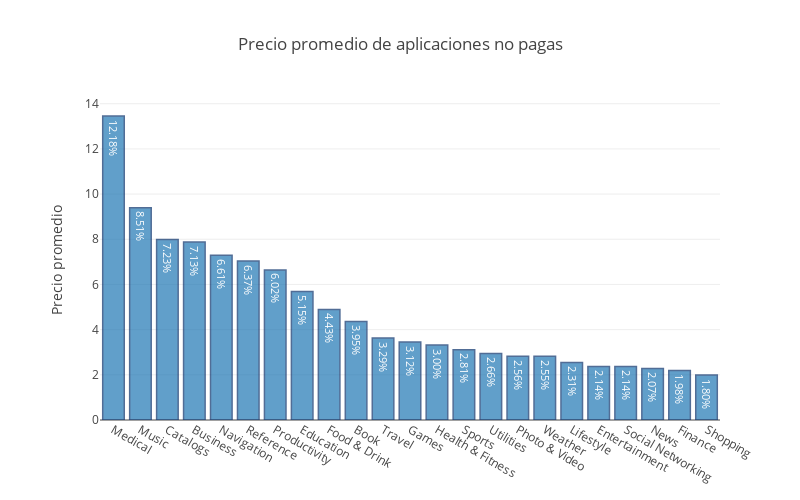

The cell this chart's notebook holds for it:
### Markdown cell above
Como se puede ver, la gran mayoria de apps son gratis; de las pagas los precios van hasta los USD 10, a partir de ahi ya hay muy pocos casos como para generalizar.

### Code cell
cnt_srs = df_app_notfree[['prime_genre', 'price']].groupby('prime_genre').mean()['price'].sort_values(ascending=False)
text = ['{:.2f}%'.format(100 * (value / cnt_srs.sum())) for value in cnt_srs.values]

trace = go.Bar(
    x = cnt_srs.index,
    y = cnt_srs.values,
    text = text,
    marker = dict(
        line = dict(color='rgb(8, 48, 107)',
                    width = 1.5)
    ),
    opacity = 0.7
)
data = [trace]

layout = go.Layout(
    title = 'Precio promedio de aplicaciones no pagas',
    margin = dict(
        l = 100
    ),
    yaxis = dict(
        title = 'Precio promedio'
    ),
    width = 800,
    height = 500
)

fig = go.Figure(data=data, layout=layout)
py.iplot(fig)

### Figure 1 — Plotly figure (JSON) as saved in the notebook; plotly's stock layout.template omitted (floating-point values rounded to 4 significant figures)
{"data": [{"marker": {"line": {"color": "rgb(8, 48, 107)", "width": 1.5}}, "opacity": 0.7, "text": ["12.18%", "8.51%", "7.23%", "7.13%", "6.61%", "6.37%", "6.02%", "5.15%", "4.43%", "3.95%", "3.29%", "3.12%", "3.00%", "2.81%", "2.66%", "2.56%", "2.55%", "2.31%", "2.14%", "2.14%", "2.07%", "1.98%", "1.80%"], "type": "bar", "uid": "cb90b0df-d13c-45ca-b72f-f02985689489", "x": ["Medical", "Music", "Catalogs", "Business", "Navigation", "Reference", "Productivity", "Education", "Food & Drink", "Book", "Travel", "Games", "Health & Fitness", "Sports", "Utilities", "Photo & Video", "Weather", "Lifestyle", "Entertainment", "Social Networking", "News", "Finance", "Shopping"], "y": [13.46, 9.398, 7.99, 7.882, 7.298, 7.035, 6.645, 5.685, 4.89, 4.36, 3.63, 3.448, 3.317, 3.104, 2.94, 2.825, 2.819, 2.55, 2.368, 2.365, 2.284, 2.19, 1.99]}], "layout": {"height": 500, "margin": {"l": 100}, "title": "Precio promedio de aplicaciones no pagas", "width": 800, "xaxis": {"autorange": true, "range": [-0.5, 22.5], "type": "category"}, "yaxis": {"autorange": true, "range": [0, 14.16], "title": "Precio promedio", "type": "linear"}}}
